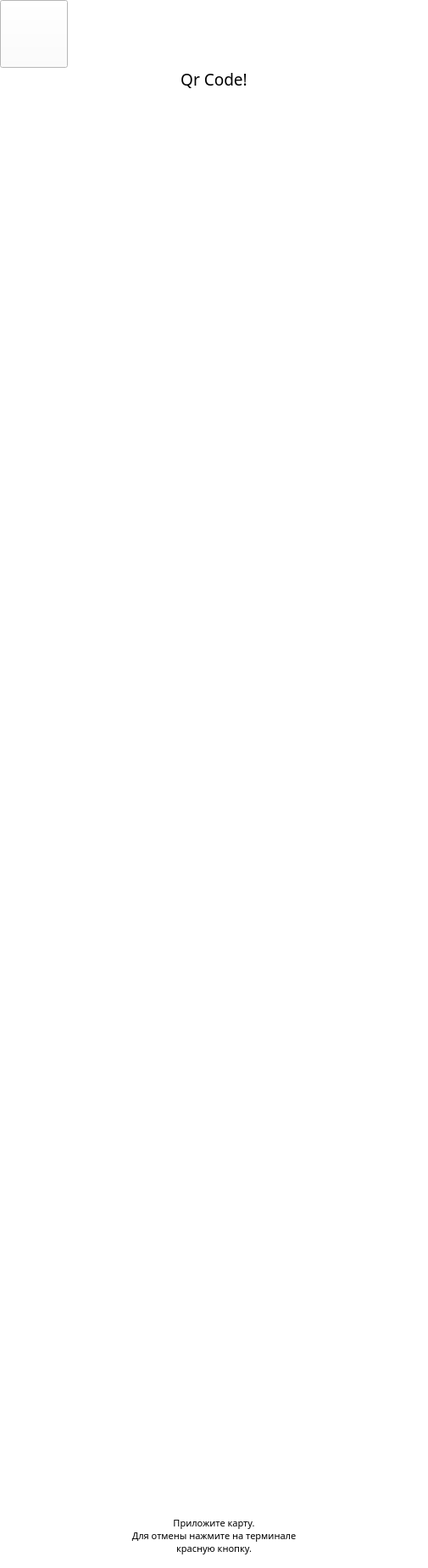
<?xml version="1.0" encoding="UTF-8"?>
<ui version="4.0">
 <class>Screen_14</class>
 <widget class="QWidget" name="Screen_14">
  <property name="geometry">
   <rect>
    <x>0</x>
    <y>0</y>
    <width>505</width>
    <height>1098</height>
   </rect>
  </property>
  <property name="windowTitle">
   <string>Form</string>
  </property>
  <layout class="QVBoxLayout" name="verticalLayout_2">
   <property name="spacing">
    <number>0</number>
   </property>
   <property name="leftMargin">
    <number>0</number>
   </property>
   <property name="topMargin">
    <number>0</number>
   </property>
   <property name="rightMargin">
    <number>0</number>
   </property>
   <property name="bottomMargin">
    <number>0</number>
   </property>
   <item>
    <widget class="QWidget" name="d2_14_backgroundWidget" native="true">
     <property name="styleSheet">
      <string notr="true">#d2_14_backgroundWidget{
 	background-color: rgb(255, 255, 255);
}

#d2_14_btnSendPhone{
	border-image: url(:/desing2/buttons/send to phone buttons/send-to-phone-button-normal.png);
}

#d2_14_btnSendPhone::pressed{
	border-image: url(:/desing2/buttons/send to phone buttons/send-to-phone-button-pressed.png);
}

#d2_14_btnTakeCoins{
	border-image: url(:/desing2/buttons/take coins buttons/take-coins-button-normal.png);
}

#d2_14_btnTakeCoins::pressed{
	border-image: url(:/desing2/buttons/take coins buttons/take-coins-button-pressed.png);
}
</string>
     </property>
     <layout class="QVBoxLayout" name="_2">
      <property name="spacing">
       <number>0</number>
      </property>
      <property name="leftMargin">
       <number>0</number>
      </property>
      <property name="topMargin">
       <number>0</number>
      </property>
      <property name="rightMargin">
       <number>0</number>
      </property>
      <property name="bottomMargin">
       <number>0</number>
      </property>
      <item>
       <layout class="QHBoxLayout" name="d2_14_hlTop" stretch="0,0,0">
        <property name="spacing">
         <number>6</number>
        </property>
        <item>
         <widget class="QPushButton" name="d2_14_btnBack">
          <property name="sizePolicy">
           <sizepolicy hsizetype="Minimum" vsizetype="Minimum">
            <horstretch>0</horstretch>
            <verstretch>0</verstretch>
           </sizepolicy>
          </property>
          <property name="minimumSize">
           <size>
            <width>80</width>
            <height>80</height>
           </size>
          </property>
          <property name="styleSheet">
           <string notr="true">#d2_14_btnBack {
	border-image: url(:/desing2/buttons/back buttons/back-button-normal.png);
	background-color: rgba(255, 255, 255);
}

#d2_14_btnBack::pressed {
    border-image: url(:/desing2/buttons/back buttons/back-button-pressed.png);
	background-color: rgba(255, 255, 255);
}</string>
          </property>
          <property name="text">
           <string/>
          </property>
          <property name="iconSize">
           <size>
            <width>32</width>
            <height>32</height>
           </size>
          </property>
         </widget>
        </item>
        <item>
         <widget class="QLabel" name="d2_14_lblBack">
          <property name="sizePolicy">
           <sizepolicy hsizetype="Minimum" vsizetype="Preferred">
            <horstretch>0</horstretch>
            <verstretch>0</verstretch>
           </sizepolicy>
          </property>
          <property name="minimumSize">
           <size>
            <width>0</width>
            <height>0</height>
           </size>
          </property>
          <property name="styleSheet">
           <string notr="true"/>
          </property>
          <property name="text">
           <string/>
          </property>
          <property name="textFormat">
           <enum>Qt::AutoText</enum>
          </property>
          <property name="pixmap">
           <pixmap resource="d2_resource/Resource.qrc">:/desing2/buttons/back buttons/back-text-gradient.png</pixmap>
          </property>
          <property name="scaledContents">
           <bool>false</bool>
          </property>
          <property name="alignment">
           <set>Qt::AlignCenter</set>
          </property>
          <property name="wordWrap">
           <bool>false</bool>
          </property>
         </widget>
        </item>
        <item>
         <spacer name="horizontalSpacer">
          <property name="orientation">
           <enum>Qt::Horizontal</enum>
          </property>
          <property name="sizeHint" stdset="0">
           <size>
            <width>40</width>
            <height>20</height>
           </size>
          </property>
         </spacer>
        </item>
       </layout>
      </item>
      <item>
       <layout class="QVBoxLayout" name="verticalLayout">
        <property name="spacing">
         <number>18</number>
        </property>
        <property name="leftMargin">
         <number>0</number>
        </property>
        <property name="topMargin">
         <number>0</number>
        </property>
        <property name="bottomMargin">
         <number>0</number>
        </property>
        <item>
         <widget class="QLabel" name="d2_14_lblInfoText">
          <property name="font">
           <font>
            <family>Baloo Cyrillic</family>
            <pointsize>14</pointsize>
            <kerning>true</kerning>
           </font>
          </property>
          <property name="text">
           <string>&lt;p style=&quot;line-height:60&quot;&gt;Qr Code!&lt;p&gt;</string>
          </property>
          <property name="alignment">
           <set>Qt::AlignCenter</set>
          </property>
          <property name="wordWrap">
           <bool>true</bool>
          </property>
          <property name="indent">
           <number>-1</number>
          </property>
         </widget>
        </item>
        <item>
         <spacer name="verticalSpacer_2">
          <property name="orientation">
           <enum>Qt::Vertical</enum>
          </property>
          <property name="sizeHint" stdset="0">
           <size>
            <width>20</width>
            <height>40</height>
           </size>
          </property>
         </spacer>
        </item>
        <item alignment="Qt::AlignHCenter|Qt::AlignVCenter">
         <widget class="QLabel" name="d2_14_lblQrCode">
          <property name="text">
           <string/>
          </property>
          <property name="pixmap">
           <pixmap resource="d2_resource/Resource.qrc">:/desing2/qr_code/QRCode.png</pixmap>
          </property>
          <property name="scaledContents">
           <bool>true</bool>
          </property>
          <property name="alignment">
           <set>Qt::AlignCenter</set>
          </property>
          <property name="wordWrap">
           <bool>true</bool>
          </property>
         </widget>
        </item>
        <item>
         <widget class="QLabel" name="d2_14_lblText">
          <property name="font">
           <font>
            <family>PT Sans</family>
            <pointsize>8</pointsize>
            <weight>50</weight>
            <bold>false</bold>
           </font>
          </property>
          <property name="text">
           <string>Приложите карту.
Для отмены нажмите на терминале 
красную кнопку.
</string>
          </property>
          <property name="alignment">
           <set>Qt::AlignCenter</set>
          </property>
          <property name="wordWrap">
           <bool>true</bool>
          </property>
         </widget>
        </item>
        <item>
         <spacer name="verticalSpacer">
          <property name="orientation">
           <enum>Qt::Vertical</enum>
          </property>
          <property name="sizeHint" stdset="0">
           <size>
            <width>20</width>
            <height>40</height>
           </size>
          </property>
         </spacer>
        </item>
       </layout>
      </item>
     </layout>
    </widget>
   </item>
  </layout>
 </widget>
 <resources>
  <include location="d2_resource/Resource.qrc"/>
 </resources>
 <connections/>
</ui>
